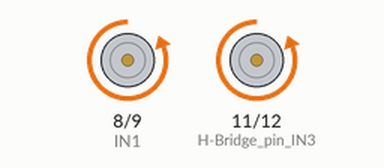
Simulated run of this sketch. Board: Arduino Uno, built with avr-gcc and run on an emulated ATmega328P. Shown: motor-driver pin pairs drawn as motors (green arrow = first pin HIGH = forward, orange = second pin HIGH = backward, longer = more drive, scaled by the enable pin).

Above: at 2.5 s.
At 9.5 s:
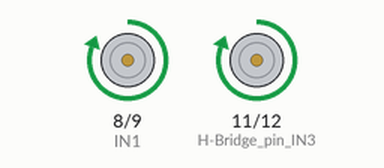
At 15.0 s:
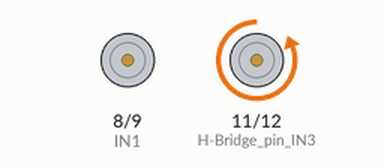
At 21.0 s:
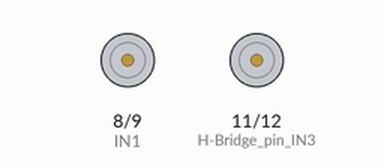
Timing chart, 0 to 28.6 s (numbered marks = the images above):
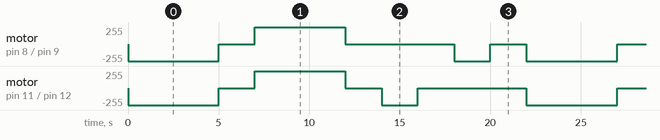

Measured:
- by itself, motor on pin 8 (IN1) / pin 9 (IN2): repeats every 22.0 s: stopped 2.0 s, forward 255/255 5.0 s, stopped 6.0 s, backward 255/255 2.0 s, stopped 2.0 s, backward 255/255 5.0 s
- by itself, motor on pin 11 (H-Bridge_pin_IN3) / pin 12 (H-Bridge_pin_IN4): repeats every 22.0 s: stopped 2.0 s, forward 255/255 5.0 s, stopped 2.0 s, backward 255/255 2.0 s, stopped 6.0 s, backward 255/255 5.0 s

The sketch:

MotorDriver_v3_2_a.ino
```cpp
#include <string.h>


/* const int PWM1 = 10; //left front motor
  const int PWM2 = 11; //right front motor
  const int PWM3 = 12; //left rear motor
  const int PWM4 = 13; //right rear motor*/
void setup() {
  // put your setup code here, to run once:
  Serial.begin(9600);
  pinMode(13,OUTPUT); //enable pin, and motor pwm pin (controls speed)
  pinMode(12,OUTPUT); //H-Bridge pin IN4
  pinMode(11,OUTPUT); //H-Bridge pin IN3
  pinMode(10,OUTPUT);//enable A pin
  pinMode(9,OUTPUT); //IN2
  pinMode(8,OUTPUT); //IN1

  /*
   *****H-Bridge Input Table*************

          0 - IN3 0 - IN4 Brakem
          0 - IN3 1 - IN4 Forward
          1 - IN3 0 - IN4 Reverse
          1 - IN3 1 - IN4 Brake

  ****************************************
  */
}

/*void motorDrive(int dutyCycle,bool val){
  const int PWM1 = 10; //left front motor
  const int PWM2 = 11; //right front motor
  const int PWM3 = 12; //left rear motor
  const int PWM4 = 13; //right rear motor
  if(val ==true){
  forward(dutyCycle);
  }
  else{
  reverse(dutyCycle);

  }


  }*/
/*void forward(int dutyCycle) { //move all motors forward at same speed
  digitalWrite(12,1);
  digitalWrite(11,0);
  motorWrite(13, 255);*/
  /*motorWrite(PWM2,255);
    motorWrite(PWM3,255);
    motorWrite(PWM4,255);
  delay(2000); // continue for 2 seconds

  motorWrite(13, 0); //stop all the motors
  /*motorWrite(PWM2,0);
    motorWrite(PWM3,0);
    motorWrite(PWM4,0);*/
//}
/*void reverse(int dutyCycle) { //move all motors backwards at same speed
  digitalWrite(12,0);
  digitalWrite(11,1);
  motorWrite(13, 255); //figure out a way to reverse the direction ---- 150 = medium speed, 255 = max
  /*motorWrite(PWM2,255);
    motorWrite(PWM3,255);
    motorWrite(PWM4,255);
  delay(2000); // continue for 2 seconds*/

 // motorWrite(13, 0); //stop all the motors
  /*motorWrite(PWM2,0);
    motorWrite(PWM3,0);
    motorWrite(PWM4,0);*/

//}
/*void right(int dutyCycle){ //move the two front
  //digitalWrite(hb1,1);
  //digitalWrite(hb2,0);
  //motorWrite(dutycle);
  delay(2000); // continue for 2 seconds

  motorWrite(PWM13,0); //stop all the motors
  motorWrite(PWM2,0);
  motorWrite(PWM3,0);
  motorWrite(PWM4,0);
  }
  /*void left(int dutyCycle){
  //digitalWrite(hb1,1);
  //digitalWrite(hb2,0);
  //motorWrite(dutycle);
  delay(2000); // continue for 2 seconds

  motorWrite(13,0); //stop all the motors
  /*motorWrite(PWM2,0);
  motorWrite(PWM3,0);
  motorWrite(PWM4,0);
  }*/
/*void motorWrite(int PWM, int dutyCycle) { //write to the 4 motors
  //const int PWM1 = 10; //left front motor
  //const int PWM2 = 11; //right front motor
  //const int PWM3 = 12; //left rear motor
  //const int PWM4 = 13; //right rear motor
  int PWM_outpin = PWM;
  analogWrite(PWM, dutyCycle);
  //analogWrite(PWM2,dutyCycle);
  //analogWrite(PWM3,dutyCycle);
  //analogWrite(PWM4,dutyCycle);*/

//}

char userinp =NULL;

void loop() {
  // put your main code here, to run repeatedly:
  //Serial.print("Input which function to run from the following options: \n");
  //Serial.print("forward, reverse, right, left \n");

  /*
   *****H-Bridge Input Table*************

          0 - IN3(pin11) 0 - IN4(pin12) Brake
          0 - IN3 1 - IN4 Forward
          1 - IN3 0 - IN4 Reverse
          1 - IN3 1 - IN4 Brake

  ****************************************
  */

  /*
   *****H-Bridge Input Table*************

          0 - IN1(pin 8) 0 - IN2(pin 9) Brakem
          0 - IN1 1 - IN2 Forward
          1 - IN1 0 - IN2 Reverse
          1 - IN1 1 - IN2 Brake

  ****************************************
  */

  //forward(255);
  digitalWrite(12,HIGH); //1     11,12 control right motor
  digitalWrite(11,LOW);  //0
  digitalWrite(13,HIGH); //right motor
  digitalWrite(9,HIGH);  //1    8,9 control left motor
  digitalWrite(8,LOW);   //0
  digitalWrite(10,HIGH); //left motor
  delay(5000);

  //brake, stop
  digitalWrite(12,LOW); //right
  digitalWrite(11,LOW);
  digitalWrite(9,LOW); //left
  digitalWrite(8,LOW);
  delay(2000);


  //reverse
  digitalWrite(12,LOW);  //0
  digitalWrite(11,HIGH); //1
  digitalWrite(13,HIGH); //right
  digitalWrite(9,LOW);   //0
  digitalWrite(8,HIGH);  //1
  digitalWrite(10,HIGH); //left
  delay(5000);


  //brake, stop
  digitalWrite(12,LOW);//right
  digitalWrite(11,LOW);
  digitalWrite(9,LOW); //left
  digitalWrite(8,LOW);
  delay(2000);


  //left --- right motor moves forward, left motor stationary
  digitalWrite(12,HIGH);  //1
  digitalWrite(11,LOW);   //0
  digitalWrite(13,HIGH); //right
  digitalWrite(9,LOW);    //0
  digitalWrite(8,LOW);    //0
  digitalWrite(10,HIGH); //left
  delay(2000);

  //brake, stop
  digitalWrite(12,LOW);
  digitalWrite(11,LOW);
  digitalWrite(9,LOW);
  digitalWrite(8,LOW);
  delay(2000);
  //analogWrite(3,100);//analogyWrite(pin#,0-255)

  //right --- left motor moves forward, right motor stationary
  digitalWrite(12,LOW); //0
  digitalWrite(11,LOW); //0
  digitalWrite(13,HIGH); //right
  digitalWrite(9,HIGH); //1
  digitalWrite(8,LOW);  //0
  digitalWrite(10,HIGH); //left
  delay(2000);

  //brake, stop
  digitalWrite(12,LOW);//right
  digitalWrite(11,LOW);
  digitalWrite(9,LOW); //left
  digitalWrite(8,LOW);
  delay(2000);


  //motorWrite(13, 255); //figure out a way to reverse the direction ---- 150 = medium speed, 255 = max

  //while(!Serial.available());


/*if(Serial.available()){
    Serial.print(Serial.readString());
    Serial.readString().toCharArray(buffer, serial.Read.length());//convert string to char
    int BUFSIZE = sizeof(Serial.readString); // size of buffer
    userinp = Serial.read();
    Serial.println("I received: ");
    Serial.print(userinp, DEC);
    if (userinp == "forward")
      forward(255); //all motors will initially be set to high for proof of concept
    else if (userinp == "reverse")
      reverse(255);
    else if (userinp == "right")
    right(255);
    else if (userinp == "left")
    left(255);
    else
      Serial.println("Invalid Input. \n");*/

}
```
